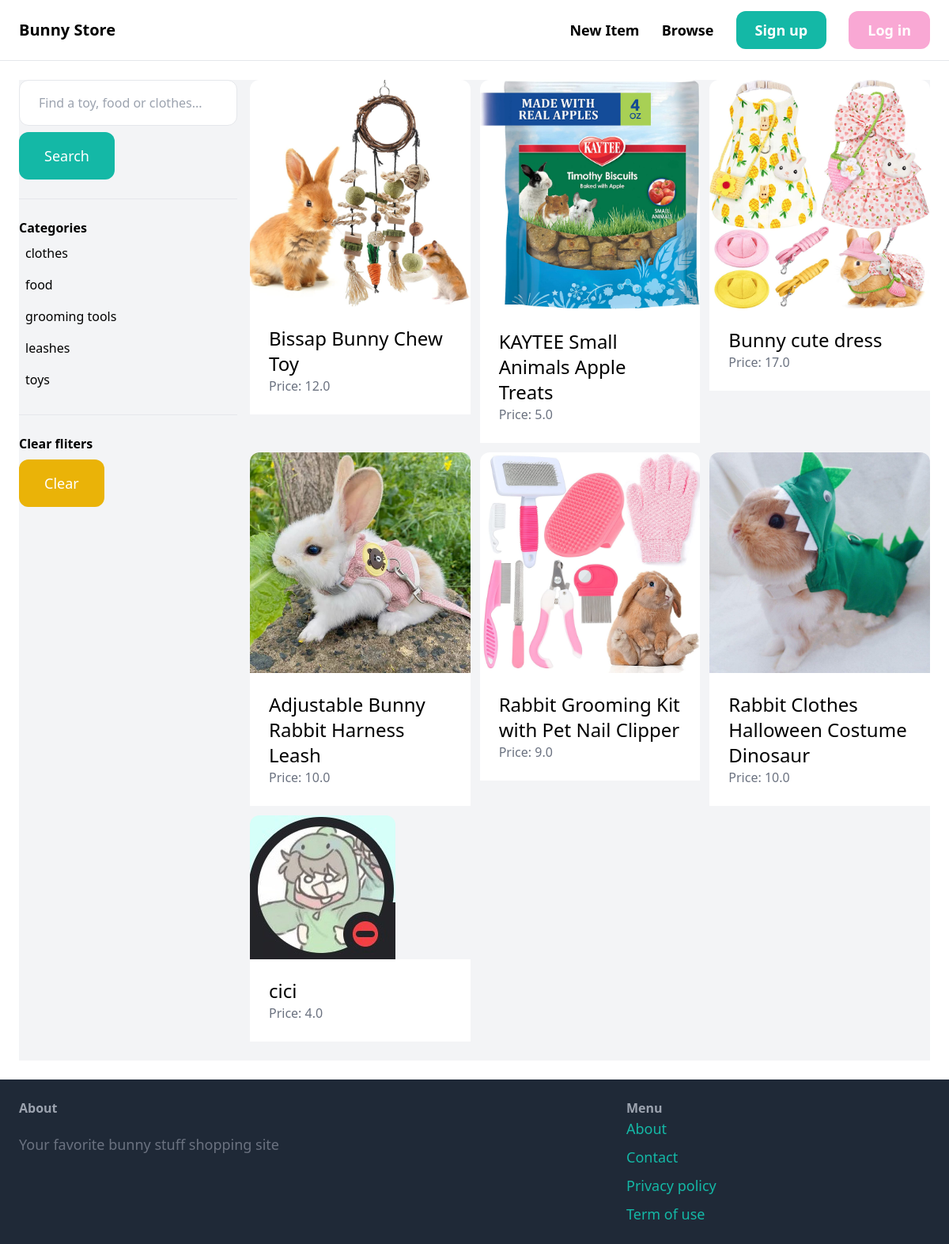
Page /items/ on the earlier database version.
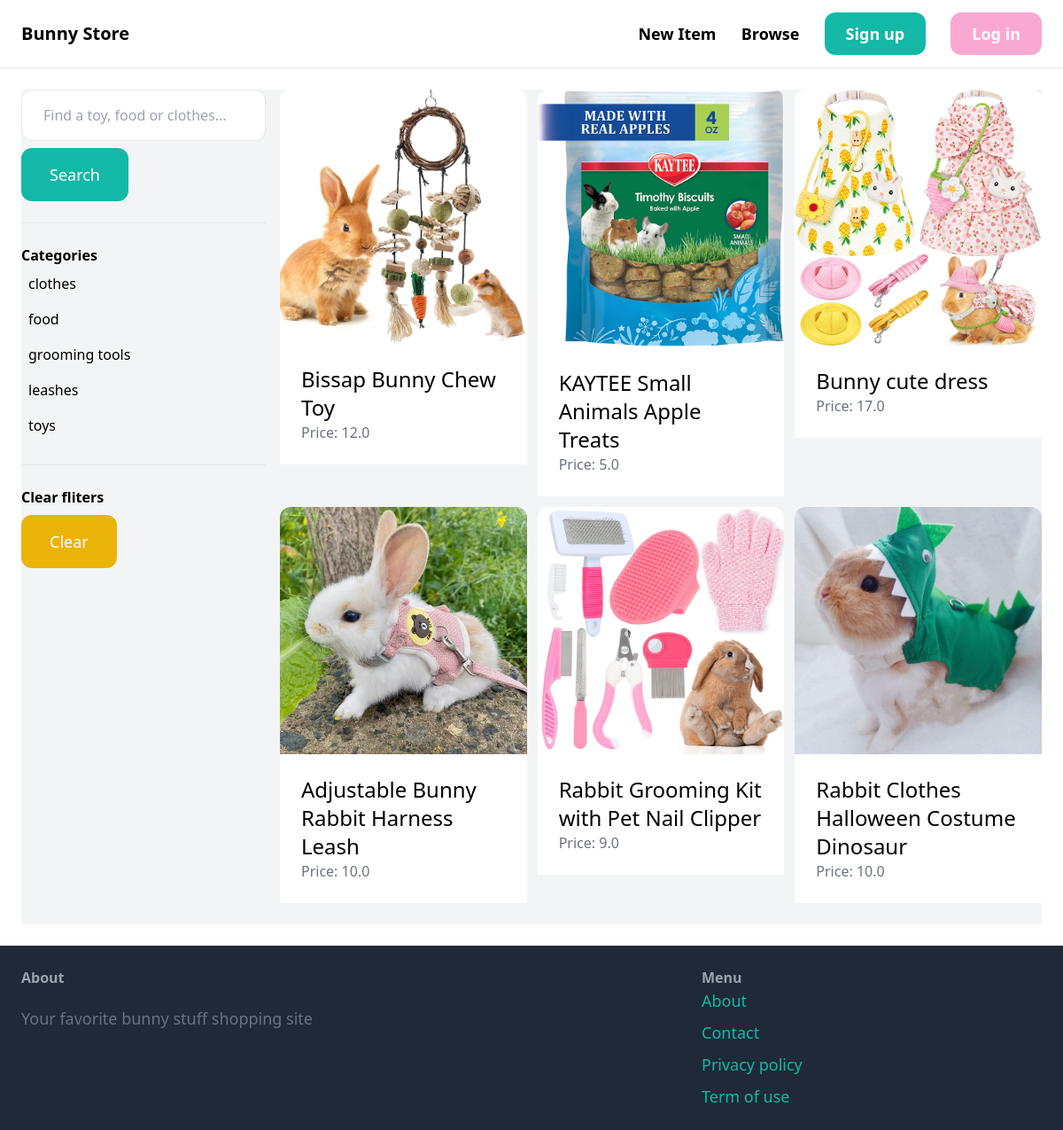
Same page on the later database version.
### item/models.py (models this page shows, shortened)
class Category(models.Model):
    name = models.CharField(max_length=255)
    class Meta:
        ordering = ('name',)
        verbose_name_plural = "Categories"

class Item(models.Model):
    category = models.ForeignKey(Category, related_name='items', on_delete=models.CASCADE)
    name = models.CharField(max_length=255)
    description = models.TextField(blank=True, null=True)
    price = models.FloatField()
    image = models.ImageField(upload_to='item_images', blank=True, null=True)
    is_sold = models.BooleanField(default=False)
    created_by = models.ForeignKey(User, related_name='items', on_delete=models.CASCADE)
    created_at = models.DateTimeField(auto_now_add=True)

### item/views.py (the view)
# urls.py: path('', views.items, name='items' ),
def items(request):
    query = request.GET.get('query', '')
    category_id = request.GET.get('category', 0)
    categories = Category.objects.all()
    items = Item.objects.filter(is_sold=False)
    if category_id:
        items = items.filter(category_id=category_id)
    """
    filters a queryset items based on a search query query using case-insensitive
    icontains lookup on two fields - name and description.
    """
    if query:
        items = items.filter(Q(name__icontains=query) | Q(description__icontains=query))
    return render(request, 'item/items.html', {
        'items': items,
        'query': query,
        'categories': categories,
        'category_id': int(category_id),
    })

### item/templates/item/items.html (shortened to what this page needs)
{% extends 'core/base.html' %}
{% block content %}
<div class="pb-6 grid grid-cols-4 gap-4 bg-gray-100">
    <div class="col-span-1">
        <form method="get" action="{% url 'item:items' %}">
            <input name="query" class="w-full py-4 px-6 border rounded-xl" type="text" value="{{ query }}" placeholder="Find a toy, food or clothes...">
            <button class="mt-2 py-4 px-8 text-lg bg-teal-500 text-white rounded-xl">Search</button>
        </form>
        <hr class="my-6">
        <p class="font-semibold">Categories</p>
        <ul>
            {% for category in categories %}
            <li class="py-2 px-2 rounded-xl{% if category.id == category_id %} bg-gray-200 {% endif %}">
                <a href="{% url 'item:items' %}?query={{ query }}&category={{ category.id }}">{{ category.name }}</a>
            </li>
            {% endfor %}
        </ul>
        <hr class="my-6">
        <p class="font-semibold">Clear fliters</p>
        <ul>
            <li><a href="{% url 'item:items' %}" class="mt-2 py-4 px-8 inline-block text-lg bg-yellow-500 text-white rounded-xl">Clear</a></li>
        </ul>
    </div>
    <div class="col-span-3">
        <div class="grid grid-cols-3 gap-3">
            {% for item in items %}
            <div>
                <a href="{% url 'item:detail' item.id %}">
                    <div>
                        <img src="{{ item.image.url }}" class="rounded-t-xl">
                    </div>
                    <div class="p-6 bg-white rounder-b-xl">
                        <h2 class="text-2xl">{{ item.name }}</h2>
                        <p class="text-gray-500">Price: {{ item.price }}</p>
                    </div>
                </a>
            </div>
            {% endfor %}
        </div>
    </div>
</div>
{% endblock %}

Differences in the rows shown:
removed Item: image (picture), name "cici", price "4.0"
